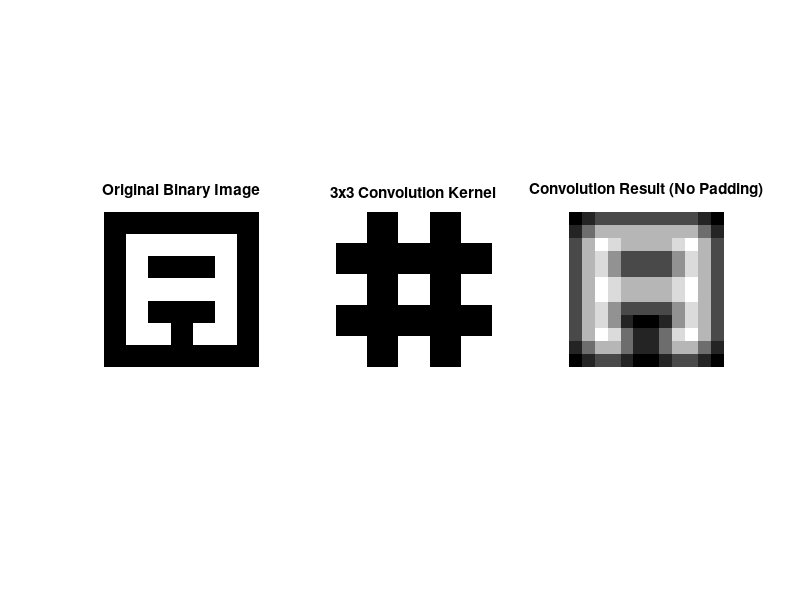

MATLAB code for this plot:
Image = [
    0, 0, 0, 0, 0, 0, 0, 0, 0, 0, 0, 0, 0, 0, 0, 0, 0, 0, 0, 0, 0, 0, 0, 0, 0, 0, 0, 0;
    0, 0, 0, 0, 0, 0, 0, 0, 0, 0, 0, 0, 0, 0, 0, 0, 0, 0, 0, 0, 0, 0, 0, 0, 0, 0, 0, 0;
    0, 0, 0, 0, 0, 0, 0, 0, 0, 0, 0, 0, 0, 0, 0, 0, 0, 0, 0, 0, 0, 0, 0, 0, 0, 0, 0, 0;
    0, 0, 0, 0, 0, 0, 0, 0, 0, 0, 0, 0, 0, 0, 0, 0, 0, 0, 0, 0, 0, 0, 0, 0, 0, 0, 0, 0;
    0, 0, 0, 0, 1, 1, 1, 1, 1, 1, 1, 1, 1, 1, 1, 1, 1, 1, 1, 1, 1, 1, 1, 1, 0, 0, 0, 0;
    0, 0, 0, 0, 1, 1, 1, 1, 1, 1, 1, 1, 1, 1, 1, 1, 1, 1, 1, 1, 1, 1, 1, 1, 0, 0, 0, 0;
    0, 0, 0, 0, 1, 1, 1, 1, 1, 1, 1, 1, 1, 1, 1, 1, 1, 1, 1, 1, 1, 1, 1, 1, 0, 0, 0, 0;
    0, 0, 0, 0, 1, 1, 1, 1, 1, 1, 1, 1, 1, 1, 1, 1, 1, 1, 1, 1, 1, 1, 1, 1, 0, 0, 0, 0;
    0, 0, 0, 0, 1, 1, 1, 1, 0, 0, 0, 0, 0, 0, 0, 0, 0, 0, 0, 0, 1, 1, 1, 1, 0, 0, 0, 0;
    0, 0, 0, 0, 1, 1, 1, 1, 0, 0, 0, 0, 0, 0, 0, 0, 0, 0, 0, 0, 1, 1, 1, 1, 0, 0, 0, 0;
    0, 0, 0, 0, 1, 1, 1, 1, 0, 0, 0, 0, 0, 0, 0, 0, 0, 0, 0, 0, 1, 1, 1, 1, 0, 0, 0, 0;
    0, 0, 0, 0, 1, 1, 1, 1, 0, 0, 0, 0, 0, 0, 0, 0, 0, 0, 0, 0, 1, 1, 1, 1, 0, 0, 0, 0;
    0, 0, 0, 0, 1, 1, 1, 1, 1, 1, 1, 1, 1, 1, 1, 1, 1, 1, 1, 1, 1, 1, 1, 1, 0, 0, 0, 0;
    0, 0, 0, 0, 1, 1, 1, 1, 1, 1, 1, 1, 1, 1, 1, 1, 1, 1, 1, 1, 1, 1, 1, 1, 0, 0, 0, 0;
    0, 0, 0, 0, 1, 1, 1, 1, 1, 1, 1, 1, 1, 1, 1, 1, 1, 1, 1, 1, 1, 1, 1, 1, 0, 0, 0, 0;
    0, 0, 0, 0, 1, 1, 1, 1, 1, 1, 1, 1, 1, 1, 1, 1, 1, 1, 1, 1, 1, 1, 1, 1, 0, 0, 0, 0;
    0, 0, 0, 0, 1, 1, 1, 1, 0, 0, 0, 0, 0, 0, 0, 0, 0, 0, 0, 0, 1, 1, 1, 1, 0, 0, 0, 0;
    0, 0, 0, 0, 1, 1, 1, 1, 0, 0, 0, 0, 0, 0, 0, 0, 0, 0, 0, 0, 1, 1, 1, 1, 0, 0, 0, 0;
    0, 0, 0, 0, 1, 1, 1, 1, 0, 0, 0, 0, 0, 0, 0, 0, 0, 0, 0, 0, 1, 1, 1, 1, 0, 0, 0, 0;
    0, 0, 0, 0, 1, 1, 1, 1, 0, 0, 0, 0, 0, 0, 0, 0, 0, 0, 0, 0, 1, 1, 1, 1, 0, 0, 0, 0;
    0, 0, 0, 0, 1, 1, 1, 1, 1, 1, 1, 1, 0, 0, 0, 0, 1, 1, 1, 1, 1, 1, 1, 1, 0, 0, 0, 0;
    0, 0, 0, 0, 1, 1, 1, 1, 1, 1, 1, 1, 0, 0, 0, 0, 1, 1, 1, 1, 1, 1, 1, 1, 0, 0, 0, 0;
    0, 0, 0, 0, 1, 1, 1, 1, 1, 1, 1, 1, 0, 0, 0, 0, 1, 1, 1, 1, 1, 1, 1, 1, 0, 0, 0, 0;
    0, 0, 0, 0, 1, 1, 1, 1, 1, 1, 1, 1, 0, 0, 0, 0, 1, 1, 1, 1, 1, 1, 1, 1, 0, 0, 0, 0;
    0, 0, 0, 0, 0, 0, 0, 0, 0, 0, 0, 0, 0, 0, 0, 0, 0, 0, 0, 0, 0, 0, 0, 0, 0, 0, 0, 0;
    0, 0, 0, 0, 0, 0, 0, 0, 0, 0, 0, 0, 0, 0, 0, 0, 0, 0, 0, 0, 0, 0, 0, 0, 0, 0, 0, 0;
    0, 0, 0, 0, 0, 0, 0, 0, 0, 0, 0, 0, 0, 0, 0, 0, 0, 0, 0, 0, 0, 0, 0, 0, 0, 0, 0, 0;
    0, 0, 0, 0, 0, 0, 0, 0, 0, 0, 0, 0, 0, 0, 0, 0, 0, 0, 0, 0, 0, 0, 0, 0, 0, 0, 0, 0;];
Image = logical(Image);
kernel = [
    1, 0, 1, 0, 1;
    0, 0, 0, 0, 0;
    1, 0, 1, 0, 1
    0, 0, 0, 0, 0
    1, 0, 1, 0, 1];
kernel = logical(kernel);

convResult = conv2(double(Image), double(kernel), 'valid');

figure;
subplot(1, 3, 1);
imshow(Image);
title('Original Binary Image');
subplot(1, 3, 2);
imshow(kernel, 'InitialMagnification', 'fit');
title('3x3 Convolution Kernel');
subplot(1, 3, 3);
imshow(convResult, []);
title('Convolution Result (No Padding)');